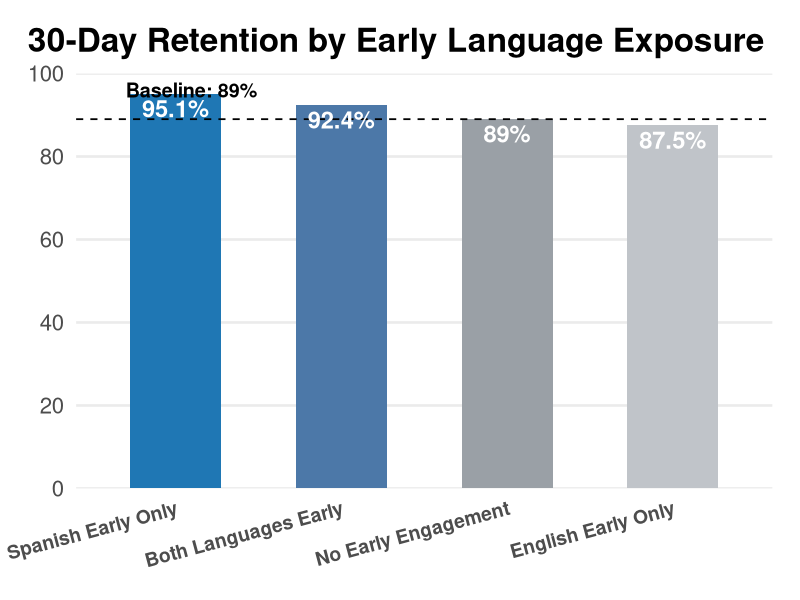
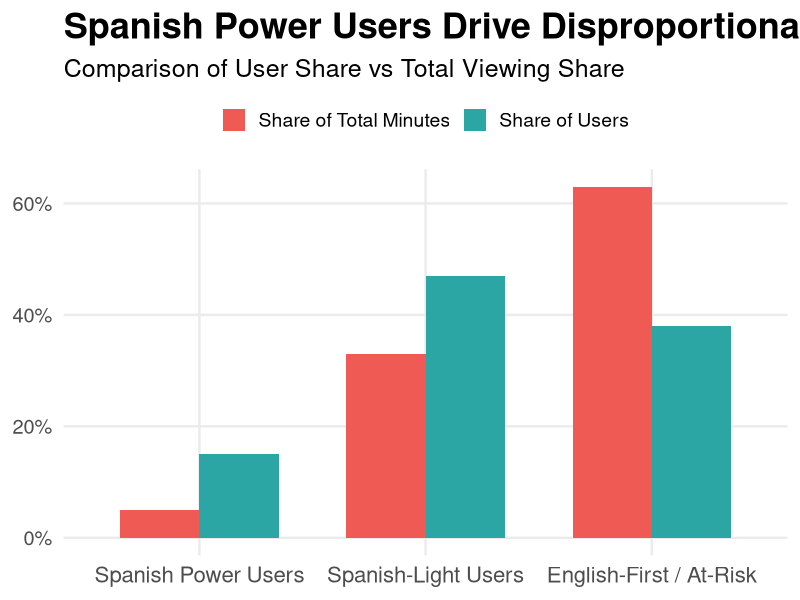
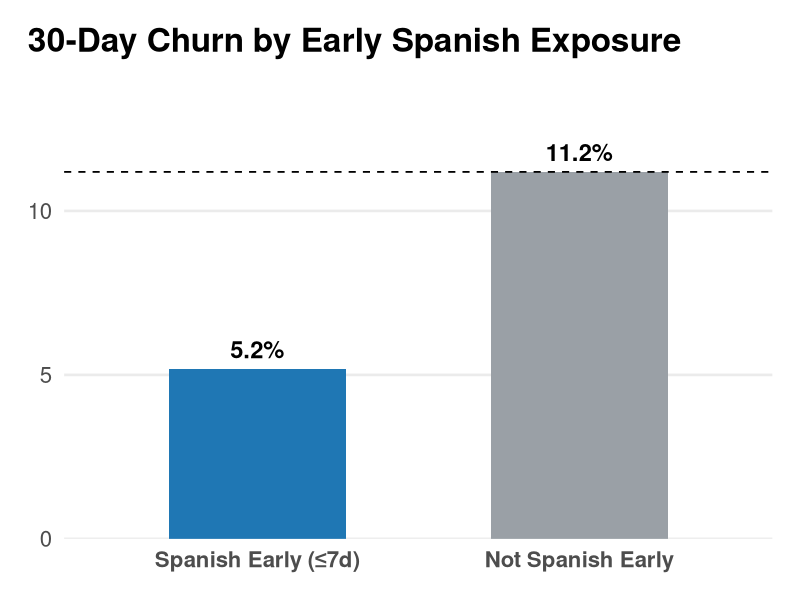

Recreate these plots in R, in order.
## ---- chunk 1
library(readr)
library(dplyr)
library(ggplot2)
library(scales)

## ---- chunk 2
library(readr)
library(dplyr)
library(ggplot2)
library(scales)

kpi <- read_csv("data/clean_retention_early_group_30d.csv") %>%
  mutate(
    retention = retention_30d * 100,
    group = early_group
  ) %>%
  arrange(desc(retention)) %>%
  mutate(group = factor(group, levels = group))

group_colors <- c(
  "Spanish Early Only" = "#1f77b4",
  "Both Languages Early" = "#4c78a8",
  "No Early Engagement" = "#9aa0a6",
  "English Early Only" = "#c0c4c9"
)

base_theme <- theme_minimal(base_size = 20) +
  theme(
    panel.grid.major.x = element_blank(),
    panel.grid.minor = element_blank(),
    axis.title.x = element_blank(),
    axis.text.x = element_text(face = "bold"),
    axis.title.y = element_text(face = "bold"),
    plot.title = element_text(face = "bold", size = 24),
    plot.title.position = "plot",
    legend.position = "none"
  )

# Baseline reference line
baseline <- kpi$retention[kpi$group == "No Early Engagement"][1]

ggplot(kpi, aes(x = group, y = retention, fill = group)) +
  geom_col(width = 0.55) +
  
  # Thinner dashed baseline
  geom_hline(
    yintercept = baseline,
    linetype = "dashed",
    linewidth = 0.6,   # thinner line
    color = "black"
  ) +
  
  geom_text(
    aes(label = paste0(round(retention, 1), "%")),
    vjust = 1.3,
    color = "white",
    size = 6,
    fontface = "bold"
  ) +
  
  # Baseline label moved to right side and above line
annotate(
  "text",
  x = 0.7,                        # slightly before first bar
  y = baseline + 7,
  label = paste0("Baseline: ", round(baseline, 1), "%"),
  hjust = 0,
  size = 5,
  fontface = "bold",
  color = "black"
)+
  
  scale_fill_manual(values = group_colors) +
  scale_y_continuous(
    limits = c(0, 100),
    breaks = seq(0, 100, 20),
    expand = c(0, 0)
  ) +
  labs(
    title = "30-Day Retention by Early Language Exposure",
    y = NULL
  ) +
  base_theme +
  theme(
    axis.text.x = element_text(size = 14, angle = 15, hjust = 1),
    plot.margin = margin(20, 20, 20, 20)
  )
## ---- chunk 3

library(dplyr)
library(ggplot2)
library(tidyr)
library(scales)
library(readr)

# Load data
cluster_profile <- read_csv("data/cluster_profile.csv") %>%
  mutate(
    pct_users = as.numeric(sub("%", "", pct_users)) / 100,
    pct_total_minutes = as.numeric(sub("%", "", pct_total_minutes)) / 100
  )

# Order clusters strategically
cluster_profile$cluster_name <- factor(
  cluster_profile$cluster_name,
  levels = c(
    "Spanish Power Users",
    "Spanish-Light Users",
    "English-First / At-Risk"
  )
)

# Reshape for plotting
plot_df <- cluster_profile %>%
  select(cluster_name, pct_users, pct_total_minutes) %>%
  pivot_longer(
    cols = c(pct_users, pct_total_minutes),
    names_to = "metric",
    values_to = "value"
  )

# Plot
ggplot(plot_df, aes(x = cluster_name, y = value, fill = metric)) +
  
  geom_col(position = "dodge", width = 0.7) +
  
  scale_y_continuous(labels = percent_format(accuracy = 1)) +
  
  scale_fill_manual(
    values = c(
      "pct_total_minutes" = "#F05A54",
      "pct_users" = "#2CA6A4"
    ),
    labels = c(
      "pct_total_minutes" = "Share of Total Minutes",
      "pct_users" = "Share of Users"
    )
  ) +
  
  labs(
    title = "Spanish Power Users Drive Disproportionate Value",
    subtitle = "Comparison of User Share vs Total Viewing Share",
    x = NULL,
    y = NULL,
    fill = NULL
  ) +
  
  theme_minimal(base_size = 18) +
  
  theme(
    plot.title = element_text(face = "bold", size = 26),
    plot.subtitle = element_text(size = 18),
    legend.position = "top",
    legend.text = element_text(size = 14),
    axis.text.x = element_text(size = 16),
    panel.grid.minor = element_blank()
  )
## ---- chunk 4
library(readr)
library(dplyr)
library(ggplot2)
library(scales)

churn_kpi <- read_csv("data/churn_spanish_early_30d.csv") %>%
  mutate(
    group = ifelse(spanish_early == 1, "Spanish Early (≤7d)", "Not Spanish Early"),
    churn = churn_30d * 100
  ) %>%
  select(group, users, churn) %>%
  mutate(group = factor(group, levels = c("Spanish Early (≤7d)", "Not Spanish Early")))

group_colors <- c(
  "Spanish Early (≤7d)" = "#1f77b4",
  "Not Spanish Early"   = "#9aa0a6"
)

baseline <- churn_kpi$churn[churn_kpi$group == "Not Spanish Early"][1]

ggplot(churn_kpi, aes(x = group, y = churn, fill = group)) +
  geom_col(width = 0.55) +
  
  # Baseline (Not Spanish Early)
  geom_hline(
    yintercept = baseline,
    linetype = "dashed",
    linewidth = 0.6,
    color = "black"
  ) +
  
  # % labels above bars
  geom_text(
    aes(label = paste0(round(churn, 1), "%")),
    vjust = -0.6,
    color = "black",
    size = 6,
    fontface = "bold"
  ) +
  
  # Baseline label on right side, slightly above line

  
  scale_fill_manual(values = group_colors) +
  scale_y_continuous(
    limits = c(0, max(churn_kpi$churn) + 3),
    breaks = seq(0, 20, 5),
    expand = c(0, 0)
  ) +
  labs(
    title = "30-Day Churn by Early Spanish Exposure",
    y = NULL
  ) +
  theme_minimal(base_size = 20) +
  theme(
    panel.grid.major.x = element_blank(),
    panel.grid.minor = element_blank(),
    axis.title.x = element_blank(),
    axis.text.x = element_text(face = "bold", size = 16),
    plot.title = element_text(face = "bold", size = 24),
    plot.title.position = "plot",
    legend.position = "none",
    plot.margin = margin(20, 20, 20, 20)
  )
